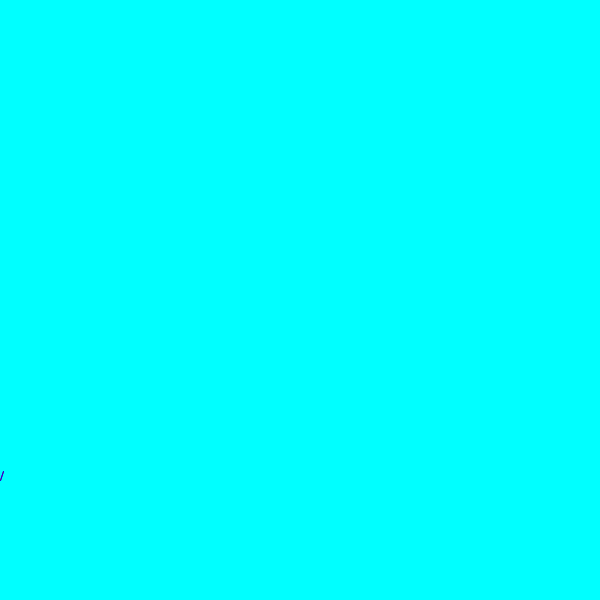
Frame 1 (no input)
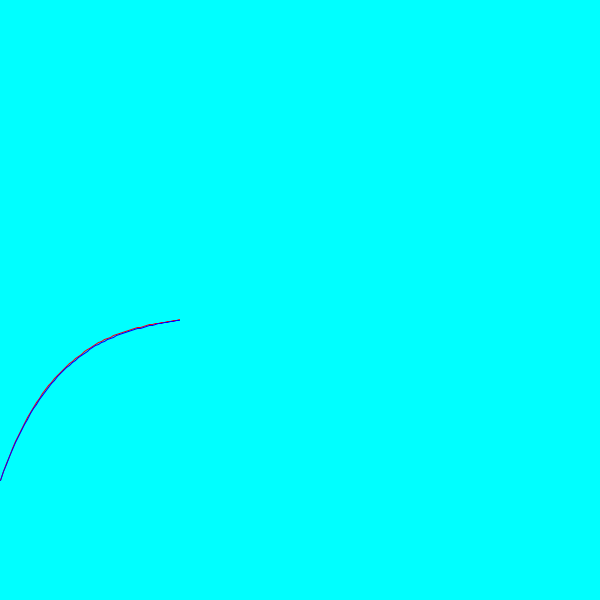
Frame 60 (the mouse pressed at the canvas centre just before this capture)
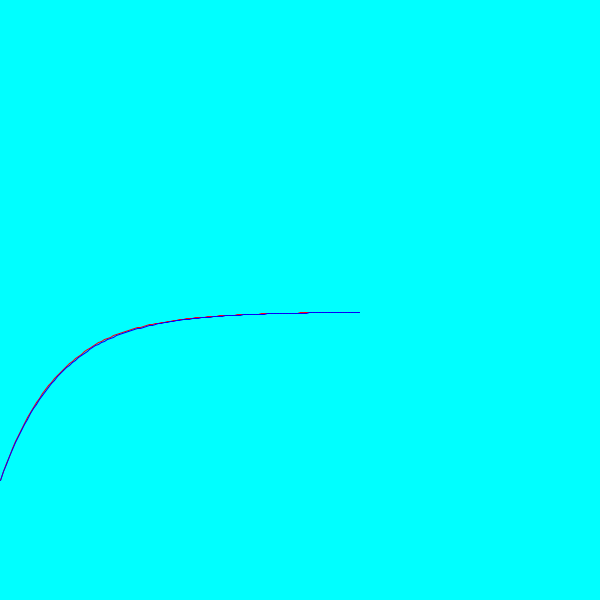
Frame 120 (the mouse held since frame 60 and released just before this capture)

The Processing sketch that drew these frames (run headless with seeded random() and noise(); from frame 60 on, the mouse is pressed at the canvas centre):

// Processing sketch: DEcircuit
// ── DEcircuit.pde
// DougFo Play: Nov. 7, 2022
// RC circuit with input VI and initial V0
float R,C,tau,VI,V0;
float VCn,VCn1,dt,t=0;
void setup(){
  size(600,600);
  background(0,255,255);
  R = 500.0;
  C = 0.4e-6;
  tau = R*C;
  dt = tau/20; // 20 sample per tau = RC
  VI = 48;
  VCn = V0 = 20;
  frameRate(20);
}
void draw(){
  // numerical solution
  VCn1 = VCn + (VI-VCn)/tau*dt;
  graph();
  t += dt;
  VCn = VCn1;
}
void graph(){
  stroke(255,0,0);  // numerical
  Line(t,VCn,t+dt,VCn1);
  stroke(0,0,255);  // analytic
  Line(t,vt(t),t+dt,vt(t+dt));
}
// analytic solution
float vt(float t){
  return (V0-VI)*exp(-t/tau)+VI;
}
// normalize a line segment
void Line(float t,float v, float t1, float v1){
  float tn = 600/10/tau;
  float vn = 600/100.0;
  line(t*tn,600-v*vn,t1*tn,600-v1*vn);
}
